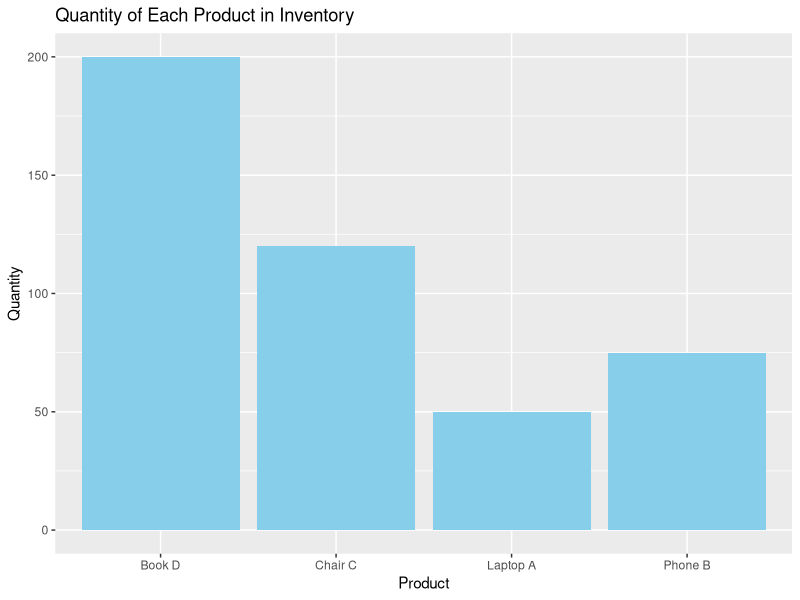
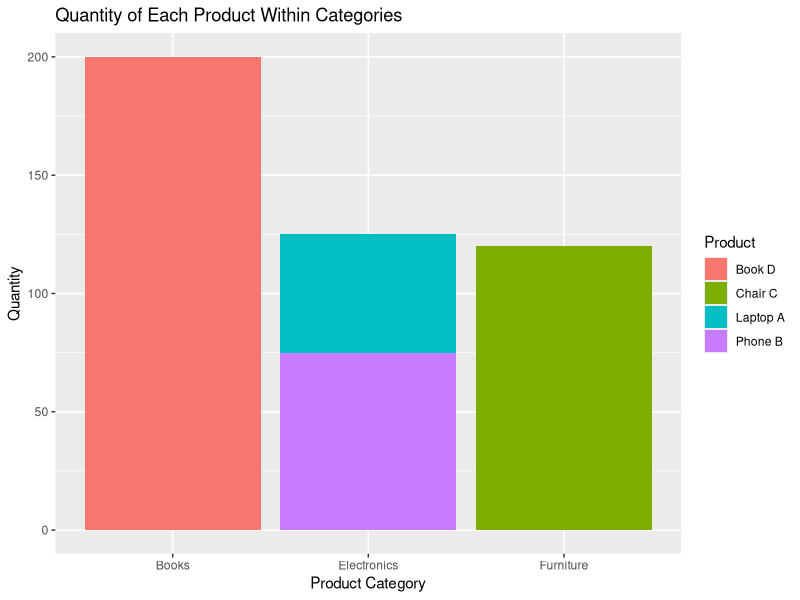
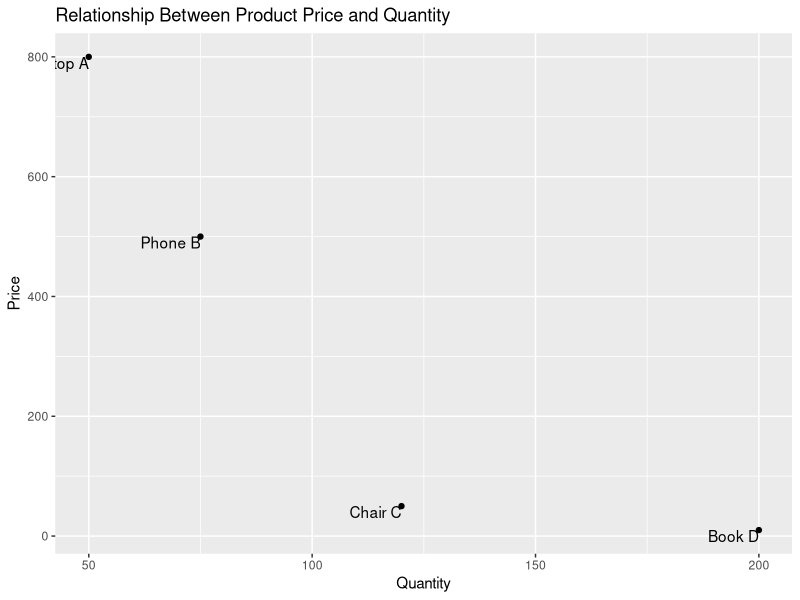

Reproduce these figures in R, in order.
#a. Bar Chart for Quantity of Each Product
product_inventory <- data.frame(
  "Product" = c("Laptop A", "Phone B", "Chair C", "Book D"),
  "Quantity" = c(50, 75, 120, 200)
)

library(ggplot2)
bar_chart <- ggplot(product_inventory, aes(x = Product, y = Quantity)) +
  geom_bar(stat = "identity", fill = "skyblue") +
  labs(title = "Quantity of Each Product in Inventory",
       x = "Product",
       y = "Quantity")

print(bar_chart)


#b.Stacked Bar Chart for Quantity Within Different Categories
product_inventory <- data.frame(
  "Product" = c("Laptop A", "Phone B", "Chair C", "Book D"),
  "Category" = c("Electronics", "Electronics", "Furniture", "Books"),
  "Quantity" = c(50, 75, 120, 200)
)
library(ggplot2)
stacked_bar_chart <- ggplot(product_inventory, aes(x = Category, y = Quantity, fill = Product)) +
  geom_bar(stat = "identity") +
  labs(title = "Quantity of Each Product Within Categories",
       x = "Product Category",
       y = "Quantity")

print(stacked_bar_chart)


#c.Scatter Plot for Relationship Between Product Price and Quantity
product_inventory <- data.frame(
  "Product" = c("Laptop A", "Phone B", "Chair C", "Book D"),
  "Quantity" = c(50, 75, 120, 200),
  "Price" = c(800.00, 500.00, 50.00, 10.00)
)

library(ggplot2)
scatter_plot <- ggplot(product_inventory, aes(x = Quantity, y = Price, label = Product)) +
  geom_point() +
  geom_text(hjust = 1, vjust = 1) +
  labs(title = "Relationship Between Product Price and Quantity",
       x = "Quantity",
       y = "Price")

print(scatter_plot)

